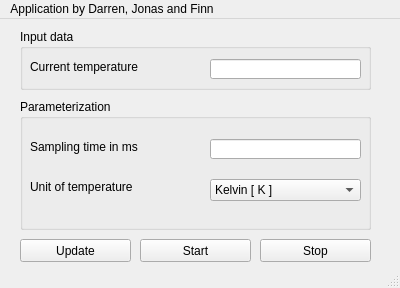
<?xml version="1.0" encoding="UTF-8"?>
<ui version="4.0">
 <class>PyGUI</class>
 <widget class="QMainWindow" name="PyGUI">
  <property name="geometry">
   <rect>
    <x>0</x>
    <y>0</y>
    <width>400</width>
    <height>288</height>
   </rect>
  </property>
  <property name="windowTitle">
   <string>MainWindow</string>
  </property>
  <widget class="QWidget" name="centralwidget">
   <widget class="QGroupBox" name="groupBox">
    <property name="enabled">
     <bool>true</bool>
    </property>
    <property name="geometry">
     <rect>
      <x>20</x>
      <y>10</y>
      <width>351</width>
      <height>61</height>
     </rect>
    </property>
    <property name="autoFillBackground">
     <bool>true</bool>
    </property>
    <property name="title">
     <string>Input data</string>
    </property>
    <property name="flat">
     <bool>false</bool>
    </property>
    <property name="checkable">
     <bool>false</bool>
    </property>
    <widget class="QLineEdit" name="temperature_ouput">
     <property name="geometry">
      <rect>
       <x>190</x>
       <y>30</y>
       <width>151</width>
       <height>20</height>
      </rect>
     </property>
     <property name="readOnly">
      <bool>true</bool>
     </property>
     <property name="clearButtonEnabled">
      <bool>false</bool>
     </property>
    </widget>
    <widget class="QLabel" name="label">
     <property name="geometry">
      <rect>
       <x>10</x>
       <y>30</y>
       <width>111</width>
       <height>16</height>
      </rect>
     </property>
     <property name="text">
      <string>Current temperature</string>
     </property>
    </widget>
   </widget>
   <widget class="QGroupBox" name="groupBox_2">
    <property name="geometry">
     <rect>
      <x>20</x>
      <y>80</y>
      <width>351</width>
      <height>131</height>
     </rect>
    </property>
    <property name="autoFillBackground">
     <bool>true</bool>
    </property>
    <property name="title">
     <string>Parameterization</string>
    </property>
    <widget class="QComboBox" name="comboBox_temp_unit">
     <property name="geometry">
      <rect>
       <x>190</x>
       <y>80</y>
       <width>151</width>
       <height>22</height>
      </rect>
     </property>
     <item>
      <property name="text">
       <string>Kelvin [ K ]</string>
      </property>
     </item>
     <item>
      <property name="text">
       <string>Celsius [ °C ]</string>
      </property>
     </item>
     <item>
      <property name="text">
       <string>Fahrenheit [°F ]</string>
      </property>
     </item>
    </widget>
    <widget class="QLineEdit" name="sampling_time_input">
     <property name="geometry">
      <rect>
       <x>190</x>
       <y>40</y>
       <width>151</width>
       <height>20</height>
      </rect>
     </property>
    </widget>
    <widget class="QLabel" name="label_2">
     <property name="geometry">
      <rect>
       <x>10</x>
       <y>40</y>
       <width>111</width>
       <height>16</height>
      </rect>
     </property>
     <property name="text">
      <string>Sampling time in ms</string>
     </property>
    </widget>
    <widget class="QLabel" name="label_3">
     <property name="geometry">
      <rect>
       <x>10</x>
       <y>80</y>
       <width>111</width>
       <height>16</height>
      </rect>
     </property>
     <property name="text">
      <string>Unit of temperature</string>
     </property>
    </widget>
    <zorder>sampling_time_input</zorder>
    <zorder>label_2</zorder>
    <zorder>label_3</zorder>
    <zorder>comboBox_temp_unit</zorder>
   </widget>
   <widget class="QPushButton" name="button_update">
    <property name="geometry">
     <rect>
      <x>20</x>
      <y>220</y>
      <width>111</width>
      <height>23</height>
     </rect>
    </property>
    <property name="text">
     <string>Update</string>
    </property>
   </widget>
   <widget class="QPushButton" name="button_start">
    <property name="geometry">
     <rect>
      <x>140</x>
      <y>220</y>
      <width>111</width>
      <height>23</height>
     </rect>
    </property>
    <property name="text">
     <string>Start</string>
    </property>
   </widget>
   <widget class="QPushButton" name="button_stop">
    <property name="geometry">
     <rect>
      <x>260</x>
      <y>220</y>
      <width>111</width>
      <height>23</height>
     </rect>
    </property>
    <property name="text">
     <string>Stop</string>
    </property>
   </widget>
   <zorder>groupBox_2</zorder>
   <zorder>groupBox</zorder>
   <zorder>button_update</zorder>
   <zorder>button_start</zorder>
   <zorder>button_stop</zorder>
  </widget>
  <widget class="QMenuBar" name="menubar">
   <property name="geometry">
    <rect>
     <x>0</x>
     <y>0</y>
     <width>400</width>
     <height>21</height>
    </rect>
   </property>
   <widget class="QMenu" name="menuApplication_by_Darren_Jonas_and_Finn">
    <property name="title">
     <string>Application by Darren, Jonas and Finn</string>
    </property>
    <property name="separatorsCollapsible">
     <bool>false</bool>
    </property>
   </widget>
   <addaction name="menuApplication_by_Darren_Jonas_and_Finn"/>
  </widget>
  <widget class="QStatusBar" name="statusbar"/>
 </widget>
 <resources/>
 <connections/>
</ui>
